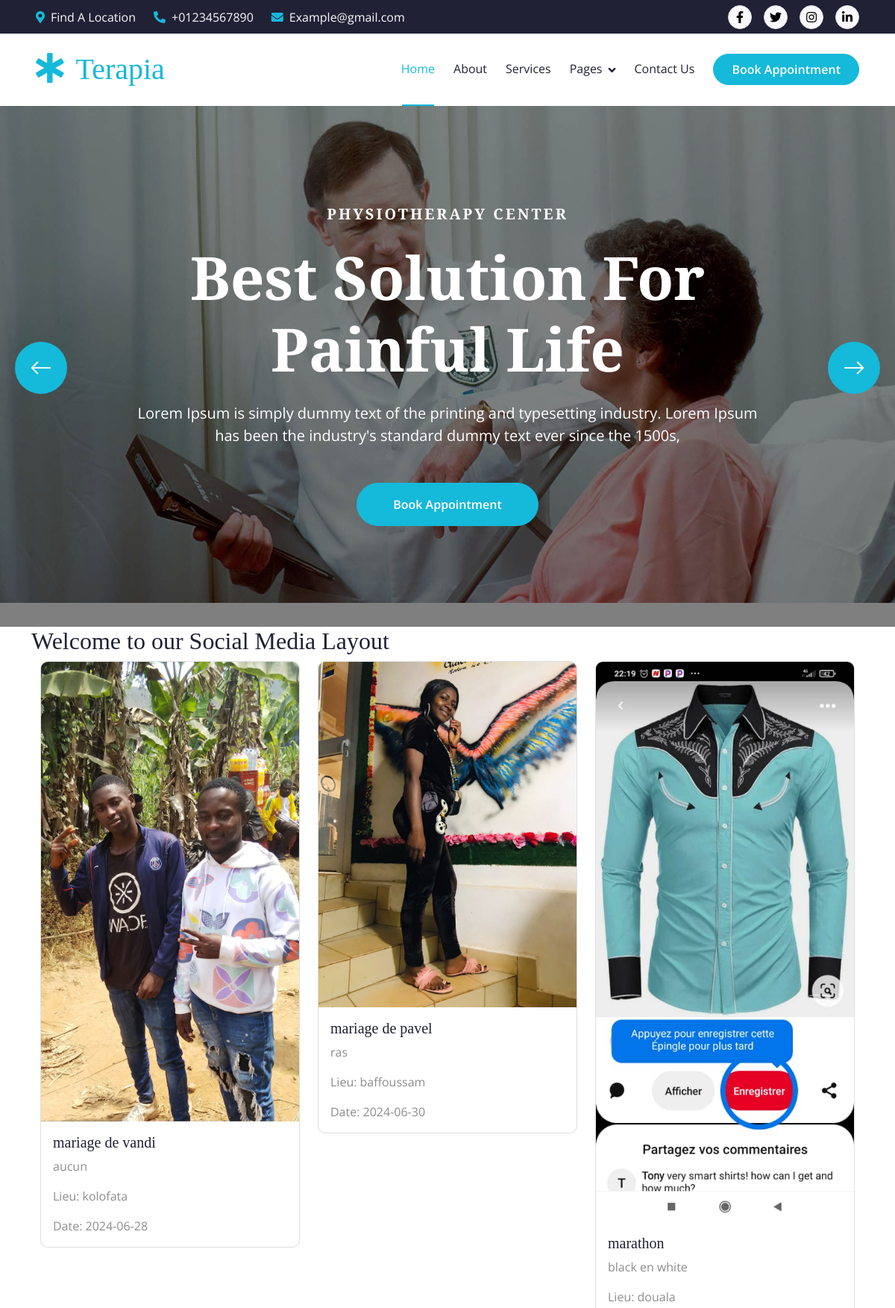
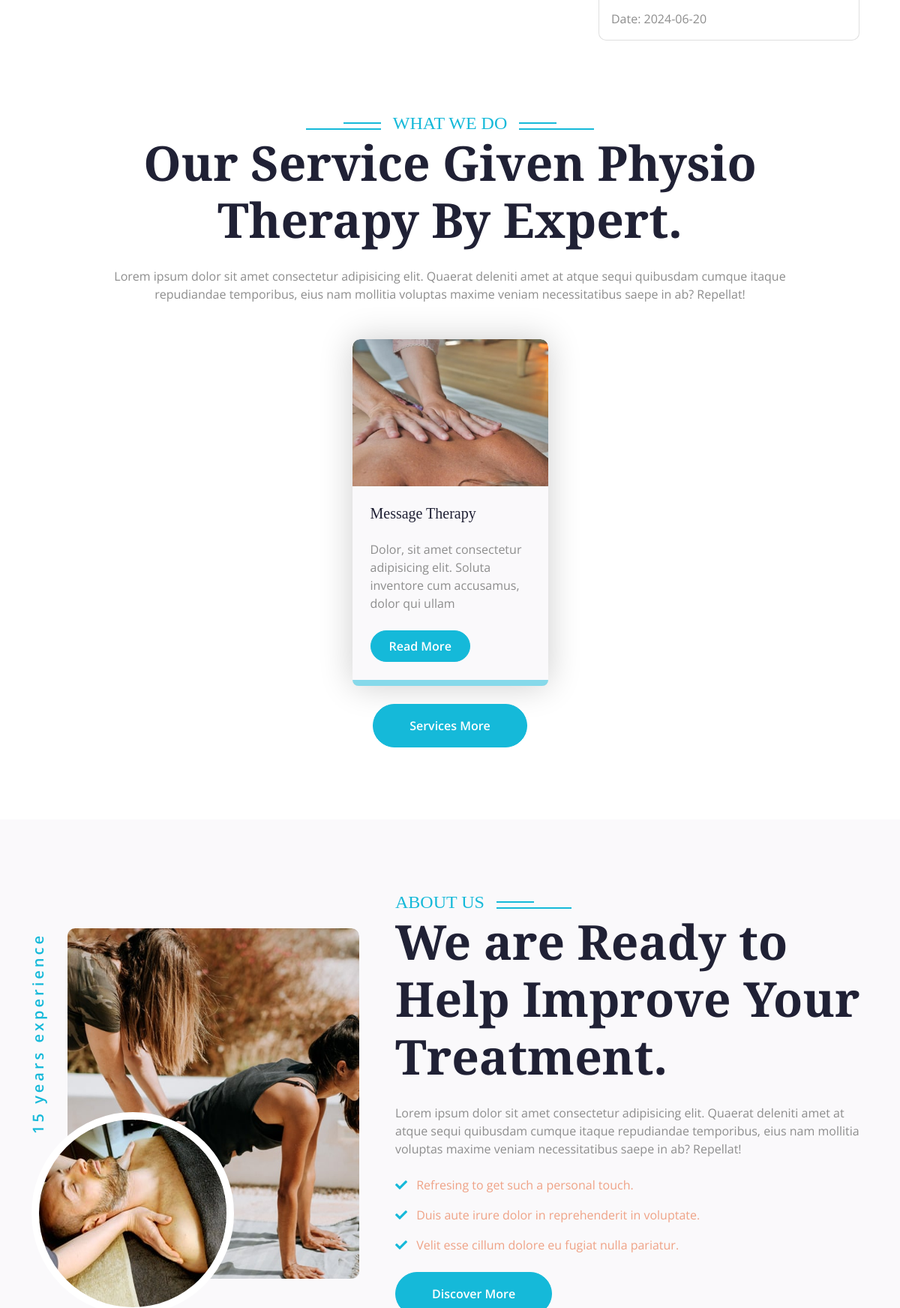
The app's page /user/index.php (upper part) with its own data (2 pictures, top to bottom).
### tables this page shows
CREATE TABLE `evenement` (
  `id_evenement` int NOT NULL,
  `nom_evenement` varchar(200) NOT NULL,
  `lieu` varchar(200) NOT NULL,
  `date_evenement` date NOT NULL,
  `id_type` int NOT NULL,
  `images_evenements` varchar(255) NOT NULL,
  `description` varchar(127) NOT NULL,
  `organisateur` varchar(127) NOT NULL
);

### user/index.php (the view, shortened to what this page needs)
<?php
$servername = "localhost";
$username = "root";
$password = "";
$dbname = "madb";
$conn = new mysqli($servername, $username, $password, $dbname);
?>
<!DOCTYPE html>
<html lang="en">
    <head>
        <link rel="stylesheet" href="https://use.fontawesome.com/releases/v5.15.4/css/all.css"/>
        <link href="https://cdn.jsdelivr.net/npm/bootstrap-icons@1.4.1/font/bootstrap-icons.css" rel="stylesheet">
        <link href="lib/animate/animate.min.css" rel="stylesheet">
        <link href="lib/owlcarousel/assets/owl.carousel.min.css" rel="stylesheet">
        <link href="css/bootstrap.min.css" rel="stylesheet">
        <link href="css/style.css" rel="stylesheet">
    </head>
    <body>
        <div class="container-fluid bg-dark px-5 d-none d-lg-block">
            <div class="row gx-0 align-items-center" style="height: 45px;">
                <div class="col-lg-8 text-center text-lg-start mb-lg-0">
                    <div class="d-flex flex-wrap">
                        <a href="#" class="text-light me-4"><i class="fas fa-map-marker-alt text-primary me-2"></i>Find A Location</a>
                        <a href="#" class="text-light me-4"><i class="fas fa-phone-alt text-primary me-2"></i>+01234567890</a>
                        <a href="#" class="text-light me-0"><i class="fas fa-envelope text-primary me-2"></i>Example@gmail.com</a>
                    </div>
                </div>
                <div class="col-lg-4 text-center text-lg-end">
                    <div class="d-flex align-items-center justify-content-end">
                        <a href="#" class="btn btn-light btn-square border rounded-circle nav-fill me-3"><i class="fab fa-facebook-f"></i></a>
                        <a href="#" class="btn btn-light btn-square border rounded-circle nav-fill me-3"><i class="fab fa-twitter"></i></a>
                        <a href="#" class="btn btn-light btn-square border rounded-circle nav-fill me-3"><i class="fab fa-instagram"></i></a>
                        <a href="#" class="btn btn-light btn-square border rounded-circle nav-fill me-0"><i class="fab fa-linkedin-in"></i></a>
                    </div>
                </div>
            </div>
        </div>
        <div class="container-fluid position-relative p-0">
            <nav class="navbar navbar-expand-lg navbar-light bg-white px-4 px-lg-5 py-3 py-lg-0">
                <a href="index.html" class="navbar-brand p-0">
                    <h1 class="text-primary m-0"><i class="fas fa-star-of-life me-3"></i>Terapia</h1>
                </a>
                <div class="collapse navbar-collapse" id="navbarCollapse">
                    <div class="navbar-nav ms-auto py-0">
                        <a href="index.html" class="nav-item nav-link active">Home</a>
                        <a href="about.html" class="nav-item nav-link">About</a>
                        <a href="service.html" class="nav-item nav-link">Services</a>
                        <div class="nav-item dropdown">
                            <a href="#" class="nav-link dropdown-toggle" data-bs-toggle="dropdown">Pages</a>
                        </div>
                        <a href="contact.html" class="nav-item nav-link">Contact Us</a>
                    </div>
                    <a href="#" class="btn btn-primary rounded-pill text-white py-2 px-4 flex-wrap flex-sm-shrink-0">Book Appointment</a>
                </div>
            </nav>
            <div class="header-carousel owl-carousel">
                <div class="header-carousel-item">
                    <img src="img/carousel-1.jpg" class="img-fluid w-100" alt="Image">
                    <div class="carousel-caption">
                        <div class="carousel-caption-content p-3">
                            <h5 class="text-white text-uppercase fw-bold mb-4" style="letter-spacing: 3px;">Physiotherapy Center</h5>
                            <h1 class="display-1 text-capitalize text-white mb-4">Best Solution For Painful Life</h1>
                            <p class="mb-5 fs-5">Lorem Ipsum is simply dummy text of the printing and typesetting industry. Lorem Ipsum has been the industry's standard dummy text ever since the 1500s,
                            </p>
                            <a class="btn btn-primary rounded-pill text-white py-3 px-5" href="#">Book Appointment</a>
                        </div>
                    </div>
                </div>
            </div>
        </div>
        <div class="scrollable-container">
                <div class="container">
            <h2>Welcome to our Social Media Layout</h2>
            <div class="container-fluid">
        <div class="row">
            <?php
                $sql = "SELECT * FROM evenement";
                $result = $conn->query($sql);
                if ($result->num_rows > 0) {
                    while($row = $result->fetch_assoc()) {
                        echo '
                            <div class="col-md-4">
                                <div class="card">
                                    <img src="'. $row["images_evenements"]. '" class="card-img-top" alt="...">
                                    <div class="card-body">
                                        <h5 class="card-title">'. $row["nom_evenement"]. '</h5>
                                        <p class="card-text">'. $row["description"]. '</p>
                                        <p class="card-text">Lieu: '. $row["lieu"]. '</p>
                                        <p class="card-text">Date: '. $row["date_evenement"]. '</p>
                                    </div>
                                </div>
                            </div>
                        ';
                    }
                } else {
                    echo '<p>No events found.</p>';
                }
            ?>
        </div>
    </div>
                </div>
            </div>
        <div class="container-fluid service py-5">
            <div class="container py-5">
                <div class="section-title mb-5 wow fadeInUp" data-wow-delay="0.2s">
                    <div class="sub-style">
                        <h4 class="sub-title px-3 mb-0">What We Do</h4>
                    </div>
                    <h1 class="display-3 mb-4">Our Service Given Physio Therapy By Expert.</h1>
                    <p class="mb-0">Lorem ipsum dolor sit amet consectetur adipisicing elit. Quaerat deleniti amet at atque sequi quibusdam cumque itaque repudiandae temporibus, eius nam mollitia voluptas maxime veniam necessitatibus saepe in ab? Repellat!</p>
                </div>
                <div class="row g-4 justify-content-center">
                    <div class="col-md-6 col-lg-4 col-xl-3 wow fadeInUp" data-wow-delay="0.1s">
                        <div class="service-item rounded">
                           <div class="service-img rounded-top">
                                <img src="img/service-1.jpg" class="img-fluid rounded-top w-100" alt="">
                           </div>
                            <div class="service-content rounded-bottom bg-light p-4">
                                <div class="service-content-inner">
                                    <h5 class="mb-4">Message Therapy</h5>
                                    <p class="mb-4">Dolor, sit amet consectetur adipisicing elit. Soluta inventore cum accusamus, dolor qui ullam</p>
                                    <a href="#" class="btn btn-primary rounded-pill text-white py-2 px-4 mb-2">Read More</a>
                                </div>
                            </div>
                        </div>
                    </div>
                    <div class="col-12 text-center wow fadeInUp" data-wow-delay="0.2s">
                        <a class="btn btn-primary rounded-pill text-white py-3 px-5" href="#">Services More</a>
                    </div>
                </div>
            </div>
        </div>
        <div class="container-fluid about bg-light py-5">
            <div class="container py-5">
                <div class="row g-5 align-items-center">
                    <div class="col-lg-5 wow fadeInLeft" data-wow-delay="0.2s">
                        <div class="about-img pb-5 ps-5">
                            <img src="img/about-1.jpg" class="img-fluid rounded w-100" style="object-fit: cover;" alt="Image">
                            <div class="about-img-inner">
                                <img src="img/about-2.jpg" class="img-fluid rounded-circle w-100 h-100" alt="Image">
                            </div>
                            <div class="about-experience">15 years experience</div>
                        </div>
                    </div>
                    <div class="col-lg-7 wow fadeInRight" data-wow-delay="0.4s">
                        <div class="section-title text-start mb-5">
                            <h4 class="sub-title pe-3 mb-0">About Us</h4>
                            <h1 class="display-3 mb-4">We are Ready to Help Improve Your Treatment.</h1>
                            <p class="mb-4">Lorem ipsum dolor sit amet consectetur adipisicing elit. Quaerat deleniti amet at atque sequi quibusdam cumque itaque repudiandae temporibus, eius nam mollitia voluptas maxime veniam necessitatibus saepe in ab? Repellat!</p>
                            <div class="mb-4">
                                <p class="text-secondary"><i class="fa fa-check text-primary me-2"></i> Refresing to get such a personal touch.</p>
                                <p class="text-secondary"><i class="fa fa-check text-primary me-2"></i> Duis aute irure dolor in reprehenderit in voluptate.</p>
                                <p class="text-secondary"><i class="fa fa-check text-primary me-2"></i> Velit esse cillum dolore eu fugiat nulla pariatur.</p>
                            </div>
                            <a href="#" class="btn btn-primary rounded-pill text-white py-3 px-5">Discover More</a>
                        </div>
                    </div>
                </div>
            </div>
        </div>
    </body>
</html>

### records on screen
evenement: images_evenements (picture), nom_evenement "mariage de vandi", description "aucun", lieu "kolofata", date_evenement "2024-06-28"
evenement: images_evenements (picture), nom_evenement "mariage de pavel", description "ras", lieu "baffoussam", date_evenement "2024-06-30"
evenement: images_evenements (picture), nom_evenement "marathon", description "black en white", lieu "douala", date_evenement "2024-06-20"
